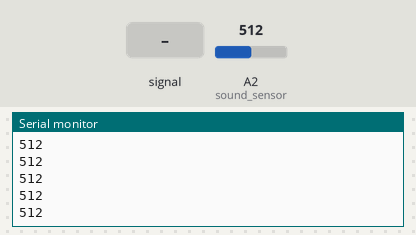
Simulated run of this sketch. Board: Arduino Uno R4 WiFi. Shown: the last lines printed to the serial monitor. The inputs (shaded band) are chosen by the test bench; at power-on: A2 (sound_sensor) = 512. WiFi joins after 1.5 s; servers stay silent unless stated; no MQTT or app messages arrive unless stated.

Above: at 2.7 s.
2.8 s: A2 (sound_sensor) fed a 200 Hz sine of ±81 counts around its level
At 2.91 s:
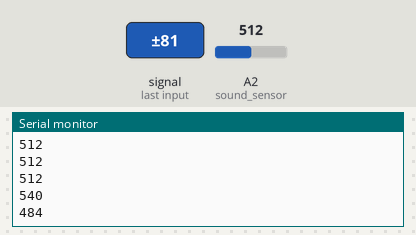
4.3 s: A2 (sound_sensor) set to 716
At 4.36 s:
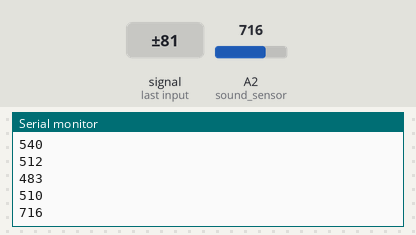
5.8 s: A2 (sound_sensor) fed a 1000 Hz sine of ±255 counts around its level
At 5.92 s:
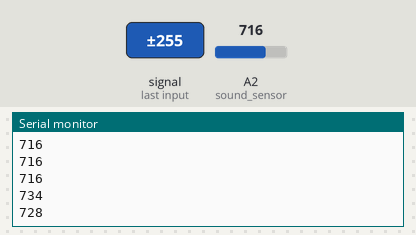
7.3 s: A2 (sound_sensor) set to 900
At 7.37 s:
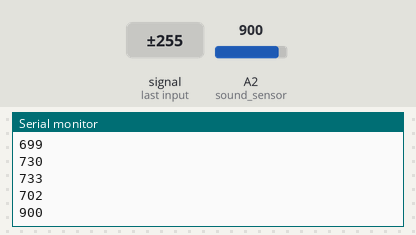
Timing chart, 0 to 9.8 s (numbered marks = the images above; inputs shaded):
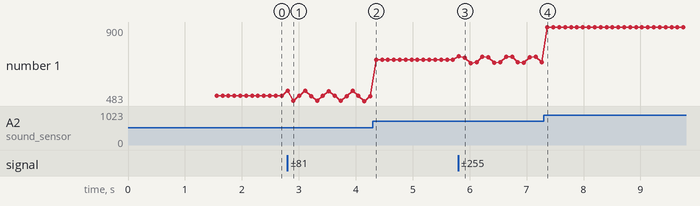

Measured:
- after the input at 2.8 s, the serial monitor: prints a new line at once (image 1)
- after the input at 4.3 s, the serial monitor: prints a new line after 0.06 s (image 2)
- after the input at 5.8 s, the serial monitor: prints a new line at once (image 3)
- after the input at 7.3 s, the serial monitor: prints a new line after 0.07 s (image 4)
- plotted number 1: 512 → 510 after the input at 2.8 s, 510 → 716 after the input at 4.3 s, 716 → 702 after the input at 5.8 s, 702 → 900 after the input at 7.3 s

The sketch:

mqttsound.ino
```cpp
#include "WiFiS3.h"
#include "arduino_secrets.h"
#include <ArduinoMqttClient.h>
#include <ArduinoJson.h>

int sound_sensor = A2; // Sound sensor should be plugged into pin A2

char ssid[] = SECRET_SSID;        // your network SSID (name)
char pass[] = SECRET_PASS;        // your network password (use for WPA, or use as key for WEP)

// char mqtt_user[] = "";
// char mqtt_pass[] = "";

const char broker[] = "test.mosquitto.org"; // IP address of the MQTT broker.
int        port     = 1883;
const char publish_topic[]  = "booth/demo"; // Unique topic for the "booth" this sensor is in
int threshold = 200;
int delay_ms = 100;

WiFiClient wifiClient;
MqttClient mqttClient(wifiClient);

void setup() {
  Serial.begin(9600);
  // Wait for serial to initialize.
  while (!Serial) {
    ;
  }
  connectWiFi();     // Establish Wi-Fi connection
  connectMQTT();     // Connect to MQTT broker
}

void loop() {
  if (!mqttClient.connected()) {
    reconnectMQTT();  // Reconnect if the connection is lost
  }
  int soundValue = 0;
  for (int i = 0; i < 32; i++) {
    // Read the sound sensor
    soundValue += analogRead(sound_sensor);
  }

  soundValue >>= 5; // Bitshift operation
  Serial.println(soundValue);

  // If a value higher than 300 is registered, we will publish the sound level to the MQTT broker
  if (soundValue > threshold) {
    // Send data
    sendVolumeData(soundValue);
  }

  delay(delay_ms); // Delay between sound readings
}


void connectWiFi() {
  Serial.print("Attempting to connect to WPA SSID: ");
  Serial.println(ssid);
  while (WiFi.begin(ssid, pass) != WL_CONNECTED) {
    // failed, retry
    Serial.print(".");
    delay(1000);
  }

  Serial.println("You're connected to the network");
}

void connectMQTT() {
  Serial.println("Attempting to connect to the MQTT broker.");
    // mqttClient.setUsernamePassword(mqtt_user, mqtt_pass);
  while (!mqttClient.connect(broker, port)) {
    Serial.print(".");
    delay(1000);
  }

  Serial.println("You're connected to the MQTT broker!");
}

void reconnectMQTT() {
  Serial.println("MQTT connection lost. Reconnecting...");
  while (!mqttClient.connect(broker, port)) {
    Serial.print(".");
    delay(1000);
  }
  Serial.println(" Reconnected!");
}

void sendVolumeData(int soundValue) {
    // Create a JSON object
    StaticJsonDocument<64> doc;
    doc["volume"] = soundValue;

    // Serialize the JSON object to a string
    char jsonBuffer[64];
    serializeJson(doc, jsonBuffer, sizeof(jsonBuffer));

    // Send the serialized JSON string over MQTT
    mqttClient.beginMessage(publish_topic);
    // The print interface can be used to set the message contents
    mqttClient.print(jsonBuffer);
    mqttClient.endMessage();
}
```

arduino_secrets.h
```cpp
#define SECRET_SSID "wifi-name"
#define SECRET_PASS "wifi-password"
```
